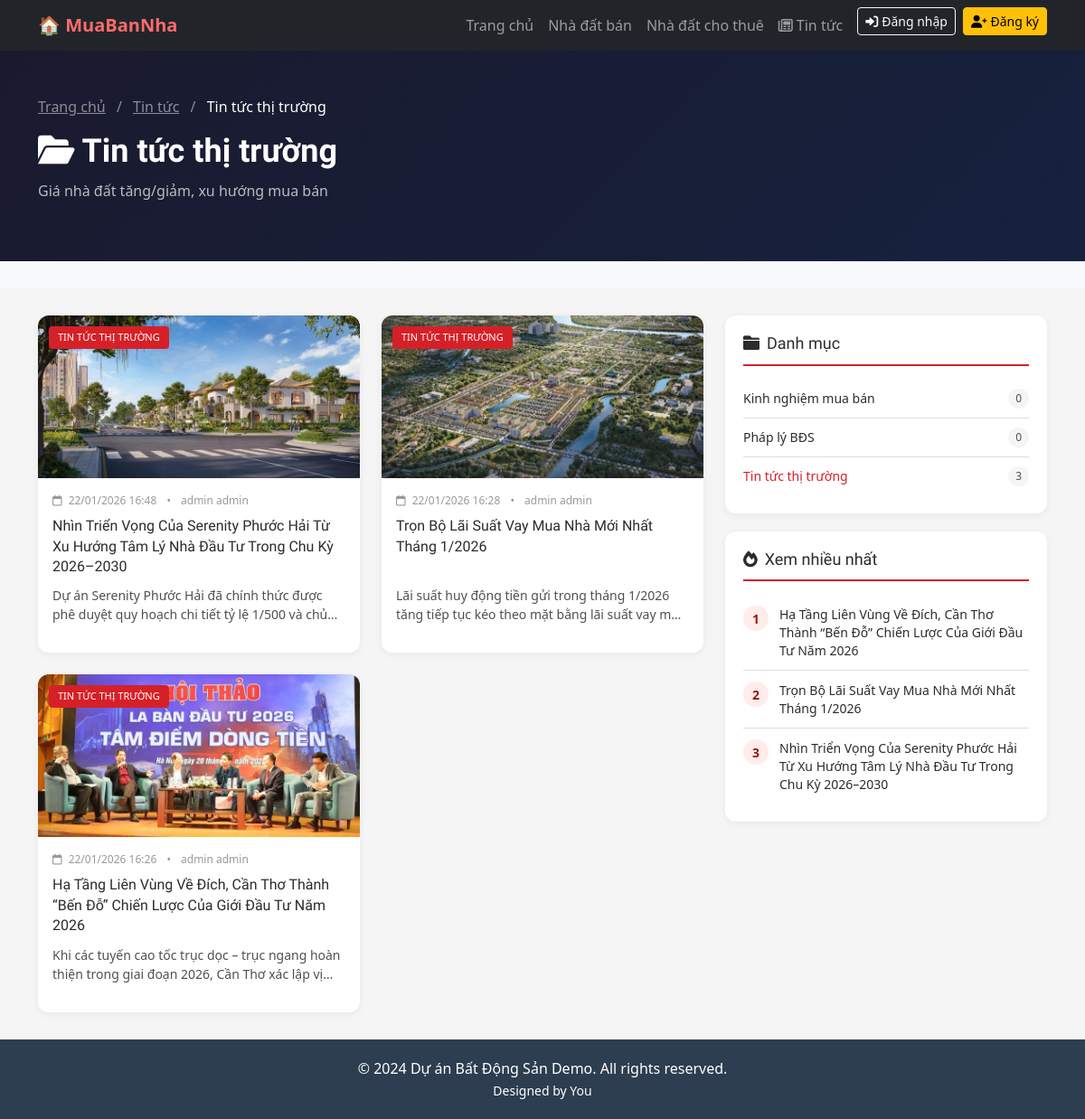
/tin-tuc/category/tin-tc-th-trng/, run on the app's committed database.
### news/models.py (models this page shows, shortened)
class ArticleCategory(models.Model):
    name = models.CharField(max_length=100, verbose_name="Tên danh mục")
    slug = models.SlugField(max_length=100, unique=True, blank=True)
    description = models.TextField(blank=True, verbose_name="Mô tả")
    created_at = models.DateTimeField(auto_now_add=True)
    class Meta:
        verbose_name = "Danh mục tin tức"
        verbose_name_plural = "Danh mục tin tức"
        ordering = ['name']

class Article(models.Model):
    STATUS_CHOICES = (
        ('draft', 'Bản nháp'),
        ('published', 'Đã xuất bản'),
    )
    title = models.CharField(max_length=255, verbose_name="Tiêu đề")
    slug = models.SlugField(max_length=255, unique=True, blank=True)
    category = models.ForeignKey(
        ArticleCategory,
        on_delete=models.SET_NULL,
        null=True,
        blank=True,
        related_name='articles',
        verbose_name="Danh mục"
    )
    author = models.ForeignKey(
        User,
        on_delete=models.CASCADE,
        related_name='articles',
        verbose_name="Tác giả"
    )
    excerpt = models.TextField(
        max_length=500,
        verbose_name="Tóm tắt",
        help_text="Mô tả ngắn gọn về bài viết (hiển thị trong danh sách)"
    )
    content = models.TextField(verbose_name="Nội dung")
    featured_image = models.ImageField(
        upload_to='news/images/%Y/%m/',
        verbose_name="Ảnh đại diện",
        help_text="Ảnh hiển thị trong danh sách và đầu bài viết"
    )
    image_caption = models.CharField(
        max_length=255,
        blank=True,
        verbose_name="Chú thích ảnh"
    )
    status = models.CharField(
        max_length=10,
        choices=STATUS_CHOICES,
        default='draft',
        verbose_name="Trạng thái"
    )
    is_featured = models.BooleanField(
        default=False,
        verbose_name="Bài viết nổi bật"
    )
    meta_description = models.CharField(
        max_length=160,
        blank=True,
        verbose_name="Meta Description",
        help_text="Mô tả cho SEO (tối đa 160 ký tự)"
    )
    views_count = models.PositiveIntegerField(default=0, verbose_name="Lượt xem")
    created_at = models.DateTimeField(default=now, verbose_name="Ngày tạo")
    updated_at = models.DateTimeField(auto_now=True, verbose_name="Cập nhật lần cuối")
    published_at = models.DateTimeField(
        null=True,
        blank=True,
        verbose_name="Ngày xuất bản"
    )
    class Meta:
        verbose_name = "Bài viết"
        verbose_name_plural = "Bài viết"
        ordering = ['-published_at', '-created_at']

### news/views.py (the view)
# urls.py: path('category/<slug:slug>/', views.news_category, name='news_category'),
def news_category(request, slug):
    category = get_object_or_404(ArticleCategory, slug=slug)
    articles = Article.objects.filter(
        status='published',
        category=category
    ).select_related('author', 'category')
    paginator = Paginator(articles, 9)
    page_number = request.GET.get('page')
    page_obj = paginator.get_page(page_number)
    categories = ArticleCategory.objects.all()
    popular_articles = Article.objects.filter(
        status='published'
    ).order_by('-views_count')[:5]
    context = {
        'category': category,
        'page_obj': page_obj,
        'categories': categories,
        'popular_articles': popular_articles,
    }
    return render(request, 'news/news_category.html', context)

### news/templates/news/news_category.html (shortened to what this page needs)
{% extends 'base.html' %}
{% load static %}
{% block content %}
<div class="page-header">
    <div class="container">
        <nav class="breadcrumb-nav mb-3">
            <a href="{% url 'home' %}" class="text-white-50">Trang chủ</a>
            <span class="text-white-50 mx-2">/</span>
            <a href="{% url 'news_list' %}" class="text-white-50">Tin tức</a>
            <span class="text-white-50 mx-2">/</span>
            <span class="text-white">{{ category.name }}</span>
        </nav>
        <h1><i class="fas fa-folder-open me-2"></i>{{ category.name }}</h1>
        {% if category.description %}
        <p>{{ category.description }}</p>
        {% else %}
        <p>Tất cả bài viết trong danh mục {{ category.name }}</p>
        {% endif %}
    </div>
</div>
<div class="news-page">
    <div class="container">
        <div class="row">
            <div class="col-lg-8">
                <div class="row g-4">
                    {% for article in page_obj %}
                    <div class="col-md-6">
                        <div class="article-card">
                            <div class="article-card-image">
                                <a href="{% url 'news_detail' article.slug %}">
                                    <span class="category-badge">{{ category.name }}</span>
                                    {% if article.featured_image %}
                                    <img src="{{ article.featured_image.url }}" alt="{{ article.title }}">
                                    {% else %}
                                    <img src="https://via.placeholder.com/400x200?text=No+Image" alt="{{ article.title }}">
                                    {% endif %}
                                </a>
                            </div>
                            <div class="article-card-content">
                                <div class="article-card-date">
                                    <i class="far fa-calendar me-1"></i> {{ article.published_at|date:"d/m/Y H:i" }}
                                    <span class="mx-2">•</span>
                                    {{ article.author.get_full_name|default:article.author.username }}
                                </div>
                                <h5 class="article-card-title">
                                    <a href="{% url 'news_detail' article.slug %}">{{ article.title }}</a>
                                </h5>
                                <p class="article-card-excerpt">{{ article.excerpt }}</p>
                            </div>
                        </div>
                    </div>
                    {% endfor %}
                </div>
            </div>
            <div class="col-lg-4">
                {% if categories %}
                <div class="sidebar-section">
                    <h4><i class="fas fa-folder me-2"></i>Danh mục</h4>
                    <ul class="category-list">
                        {% for cat in categories %}
                        <li>
                            <a href="{% url 'news_category' cat.slug %}" {% if cat.slug == category.slug %}class="active"{% endif %}>
                                {{ cat.name }}
                                <span class="count">{{ cat.articles.count }}</span>
                            </a>
                        </li>
                        {% endfor %}
                    </ul>
                </div>
                {% endif %}
                {% if popular_articles %}
                <div class="sidebar-section">
                    <h4><i class="fas fa-fire me-2"></i>Xem nhiều nhất</h4>
                    <div class="popular-list">
                        {% for article in popular_articles %}
                        <div class="popular-item">
                            <div class="popular-item-number">{{ forloop.counter }}</div>
                            <a href="{% url 'news_detail' article.slug %}">{{ article.title }}</a>
                        </div>
                        {% endfor %}
                    </div>
                </div>
                {% endif %}
            </div>
        </div>
    </div>
</div>
{% endblock %}

### templates/base.html (style rules this page uses)
html, body { height: 100%; }
body { background-color: #f8f9fa; display: flex; flex-direction: column; min-height: 100vh; }

### news/templates/news/news_category.html (style rules this page uses)
:root { --pg-black: #2c2c2c; --pg-white: #ffffff; --pg-grey: #dfdddd; --pg-grey-dark: #505050; --pg-grey-darker: #333; --pg-grey-lighter: #f5f5f5; --pg-brand-primary: #d62027; }
.news-page { background: var(--pg-grey-lighter); min-height: 100vh; padding: 30px 0; }
.page-header { background: linear-gradient(135deg, #1a1a2e 0%, #16213e 100%); padding: 50px 0; margin-bottom: 30px; }
.page-header h1 { font-family: 'Lexend', sans-serif; font-weight: 600; font-size: 36px; color: #fff; margin-bottom: 10px; }
.page-header p { color: rgba(255,255,255,0.7); font-size: 16px; }
.article-card { background: var(--pg-white); border-radius: 12px; overflow: hidden; box-shadow: 0 2px 8px rgba(0,0,0,0.06); transition: all 0.3s ease; height: 100%; display: flex; flex-direction: column; }
.article-card-image { position: relative; height: 180px; overflow: hidden; }
.article-card-image img { width: 100%; height: 100%; object-fit: cover; transition: transform 0.3s ease; }
.article-card-image .category-badge { position: absolute; top: 12px; left: 12px; background: var(--pg-brand-primary); color: #fff; padding: 4px 10px; border-radius: 4px; font-size: 11px; font-weight: 500; text-transform: uppercase; }
.article-card-content { padding: 16px; flex: 1; display: flex; flex-direction: column; }
.article-card-date { font-size: 12px; color: #999; margin-bottom: 8px; }
.article-card-title { font-family: 'Lexend', sans-serif; font-size: 16px; font-weight: 500; line-height: 1.4; margin-bottom: 10px; flex: 1; }
.article-card-title a { color: var(--pg-black); text-decoration: none; }
.article-card-excerpt { font-size: 14px; line-height: 1.5; color: var(--pg-grey-dark); overflow: hidden; display: -webkit-box; -webkit-line-clamp: 2; -webkit-box-orient: vertical; }
.sidebar-section { background: var(--pg-white); border-radius: 12px; padding: 20px; margin-bottom: 20px; box-shadow: 0 2px 8px rgba(0,0,0,0.06); }
.sidebar-section h4 { font-family: 'Lexend', sans-serif; font-weight: 500; font-size: 18px; color: var(--pg-black); margin-bottom: 15px; padding-bottom: 12px; border-bottom: 2px solid var(--pg-brand-primary); }
.category-list { list-style: none; padding: 0; margin: 0; }
.category-list li { padding: 10px 0; border-bottom: 1px solid var(--pg-grey); }
.category-list li:last-child { border-bottom: none; }
.category-list a { display: flex; justify-content: space-between; align-items: center; color: var(--pg-black); text-decoration: none; font-size: 14px; }
.category-list a:hover, .category-list a.active { color: var(--pg-brand-primary); }
.category-list .count { background: var(--pg-grey-lighter); padding: 2px 8px; border-radius: 12px; font-size: 12px; color: var(--pg-grey-dark); }
.popular-list .popular-item { display: flex; padding: 12px 0; border-bottom: 1px solid var(--pg-grey); }
.popular-list .popular-item:last-child { border-bottom: none; }
.popular-item-number { display: flex; justify-content: center; align-items: center; width: 28px; height: 28px; min-width: 28px; background: #ffeceb; border-radius: 50%; margin-right: 12px; font-weight: 600; font-size: 14px; color: #961b12; }
.popular-item a { font-size: 14px; line-height: 1.4; color: var(--pg-black); text-decoration: none; }

### data on the page
ArticleCategory: name "Tin tức thị trường", description "Giá nhà đất tăng/giảm, xu hướng mua bán", name "TIN TỨC THỊ TRƯỜNG", articles.count "3"
Article: featured_image (picture), published_at "22/01/2026 16:48", author.get_full_name "admin admin", title "Nhìn Triển Vọng Của Serenity Phước Hải Từ Xu Hướng Tâm Lý Nhà Đầu Tư Trong Chu Kỳ 2026–2030", excerpt "Dự án Serenity Phước Hải đã chính thức được phê duyệt quy hoạch chi tiết tỷ lệ 1/500 và…"
Article: featured_image (picture), published_at "22/01/2026 16:28", author.get_full_name "admin admin", title "Trọn Bộ Lãi Suất Vay Mua Nhà Mới Nhất Tháng 1/2026", excerpt "Lãi suất huy động tiền gửi trong tháng 1/2026 tăng tiếp tục kéo theo mặt bằng lãi suất vay…"
Article: featured_image (picture), published_at "22/01/2026 16:26", author.get_full_name "admin admin", title "Hạ Tầng Liên Vùng Về Đích, Cần Thơ Thành “Bến Đỗ” Chiến Lược Của Giới Đầu Tư Năm 2026", excerpt "Khi các tuyến cao tốc trục dọc – trục ngang hoàn thiện trong giai đoạn 2026, Cần Thơ xác lập…"
ArticleCategory: name "Kinh nghiệm mua bán", articles.count "0"
ArticleCategory: name "Pháp lý BĐS", articles.count "0"
